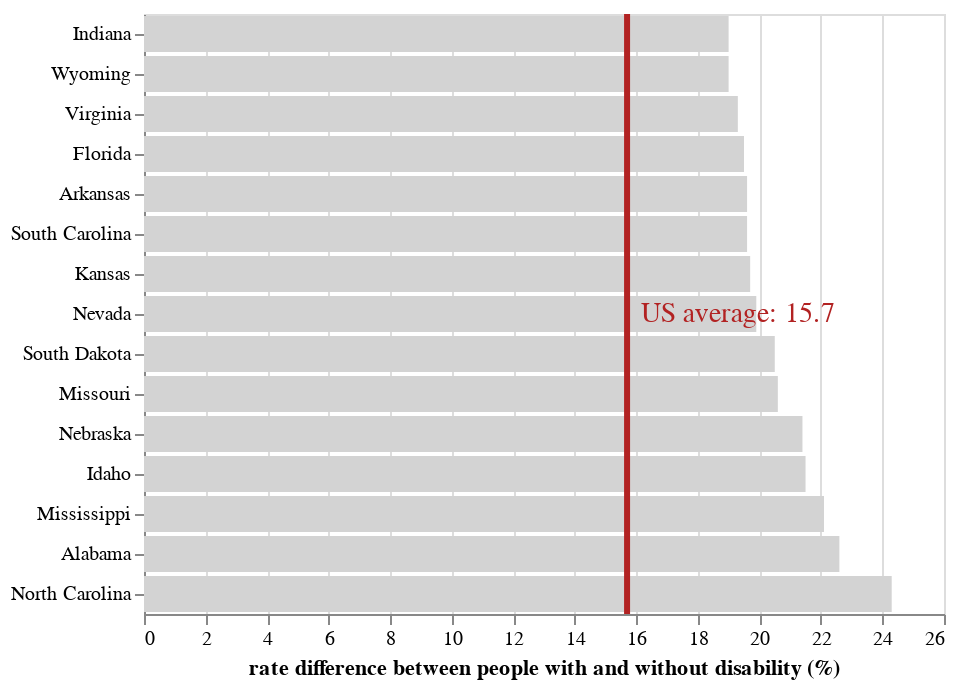

The notebook cell this image was saved under:
### Code cell
bar_chart = alt.Chart(df2016).mark_bar().encode(
    x=alt.X("diff", title="rate difference between people with and without disability (%)"),
    y=alt.Y('LocationDesc', sort=alt.EncodingSortField(field='diff', order='ascending'), title=None),
    opacity = opacity,
    color=alt.value('lightgrey'),
    tooltip=[
        alt.Tooltip('Data_Value:Q', title='with diasability (%)'), 
        alt.Tooltip('Data_Value2:Q', title='without disability (%)'),  
        alt.Tooltip("diff", title="difference (%)")
    ]
    
).transform_window(
    rank='rank(diff)',
    sort=[alt.SortField('diff', order='descending')],
    
).transform_filter(
    (alt.datum.rank <= selector.cutoff)
).transform_filter(
    (alt.datum.LocationAbbr !='US')
).add_selection(selection).add_selection(selector)


rule_chart = alt.Chart(df2016).mark_rule(size=3, color='firebrick').encode(
    x='diff:Q',
).transform_filter(
    (alt.datum.LocationAbbr =='US')
)

text = rule_chart.mark_text(
    fontSize=14,
    align='left',
    baseline='middle',
    color='firebrick',
    dx=7  # Nudges text to right so it doesn't appear on top of the bar
).encode(
    text='label:N'
).transform_filter(
    (alt.datum.LocationAbbr =='US')
).transform_calculate(label='"US average: "+ datum.diff  ')


bar_chart+rule_chart+text
